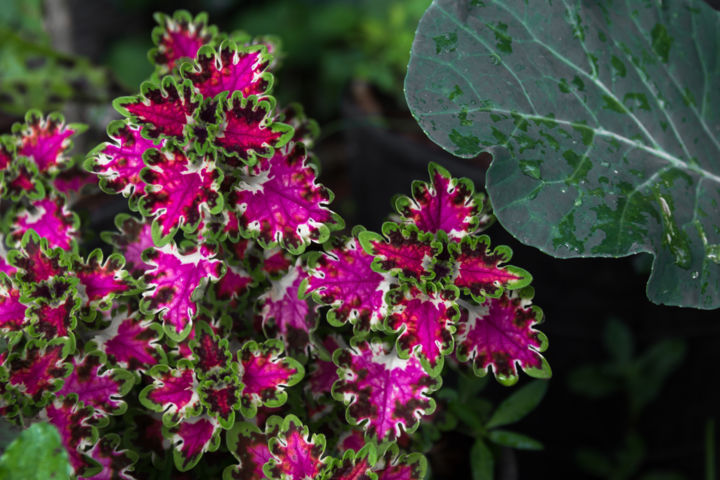
#> input picture QUESTÃO17/11550326_nino-rocha-fotografia-653.jpg, 720 x 480 px
$ python 'questão17.py'
#> lines starting #> are read from the running program, lines starting #| are printed output that depends on the picture
#Abrir uma imagem colorida, transformar para tom de cinza e aplicar uma Equalização de histograma utilizando apenas o conhecimento de manipulação da imagem, sem a OpenCv, visualizando a imagem de entrada e seu respectivo histograma inicialmente, e, em seguida, o resultado da equalização e seu histograma. Esta técnica aumenta o contraste da imagem.

import cv2
import numpy as np
import matplotlib.pyplot as plt

#abrir uma imagem colorida
imcolor = cv2.imread('11550326_nino-rocha-fotografia-653.jpg')
#> imcolor is the input picture: shape (480, 720, 3); mean B, G, R 57.9, 60.1, 73.1

#transformar para tom e cinza
imcinza = cv2.cvtColor(imcolor, cv2.COLOR_BGR2GRAY)
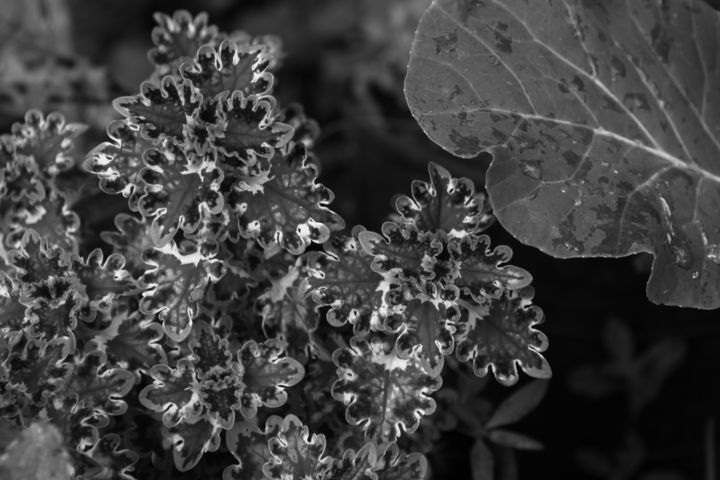
#> imcinza: shape (480, 720); min 0, max 254, mean 63.7

orihist = np.zeros([256], np.uint8)
eqhist = np.zeros([256], np.uint8)

ls, cs = imcinza.shape[:2]
#> ls = 480; cs = 720

x = imcinza.flatten()

for pixel in x:
    orihist[pixel] += 1
#> this loop made 345600 passes
#> pixel on passes 1 to 3: 96, 96, 96
#> after the loop, orihist = 256 values, max 254 at index 50, min 0 at index 23, mean 117


# Calculates the cumulative distribution function of the histogram
w = [sum(orihist[:i + 1]) for i in range(len(orihist))]
#> w = 256 values from 73 to 29952
w = np.array(w)

#NNormalize o w para estar entre 0-255
n_w = ((w - w.min())*255)/(w.max() - w.min())
#> n_w = 256 values from 0 to 255
n_w = n_w.astype('uint8')

eqim = n_w[x]
eqim = np.reshape(eqim, imcinza.shape)

plt.figure(1)
plt.subplot(221)
plt.imshow(imcinza, cmap='gray')
plt.subplot(222)
plt.hist(imcinza.ravel(), 256, [0, 256])
plt.subplot(223)
plt.imshow(eqim, cmap='gray')
plt.subplot(224)
plt.hist(eqim.ravel(), 256, [0, 256])
plt.show()
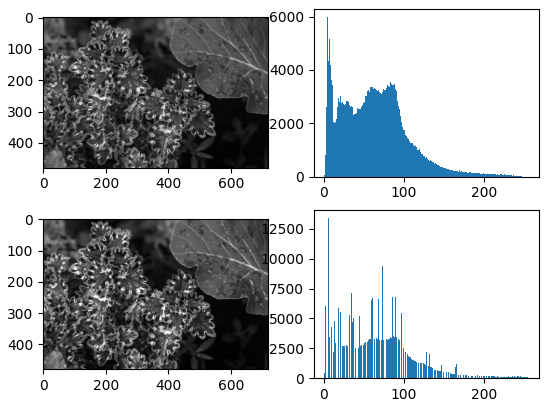
#> figure drawn by matplotlib, 4 panels; panel 2: tallest bar 6001 high, from x = 4 to 5; panel 4: tallest bar 13389 high, from x = 5 to 6
